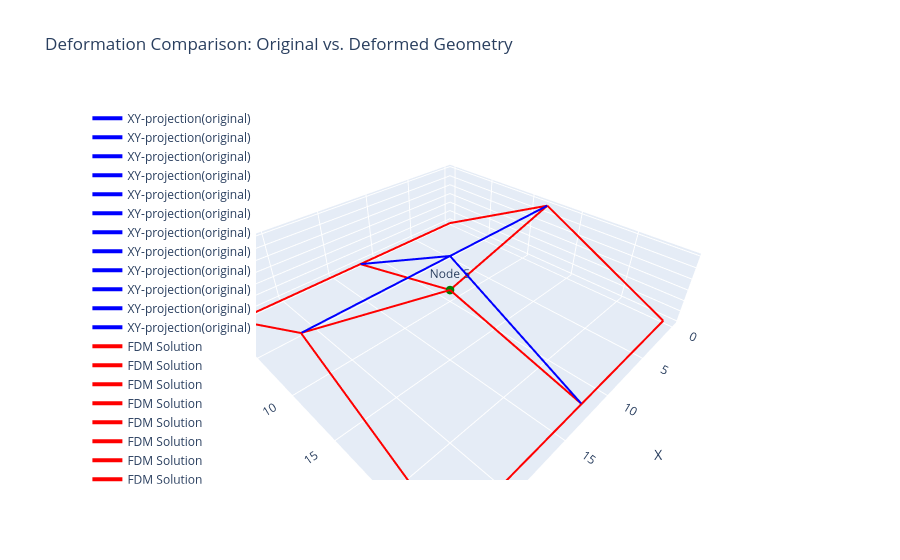

Notebook source saved alongside this figure:
### Code cell
# Coordinates assembly:
x_orig = node_coords_sg[:, 0].detach().numpy()
y_orig = node_coords_sg[:, 1].detach().numpy()
z_orig = node_coords_sg[:, 2].detach().numpy()

x_def = New_Coordinates_db[:, 0].detach().numpy()
y_def = New_Coordinates_db[:, 1].detach().numpy()
z_def = New_Coordinates_db[:, 2].detach().numpy()

fig = go.Figure()

for connection in connectivity:
    i, j = connection
    fig.add_trace(go.Scatter3d(
        x=[x_orig[i-1], x_orig[j-1]],
        y=[y_orig[i-1], y_orig[j-1]],
        z=[z_orig[i-1], z_orig[j-1]],
        mode='lines',
        line=dict(color='blue', width=4),
        name='XY-projection(original)'
    ))

for connection in connectivity:
    i, j = connection
    fig.add_trace(go.Scatter3d(
        x=[x_def[i-1], x_def[j-1]],
        y=[y_def[i-1], y_def[j-1]],
        z=[z_def[i-1], z_def[j-1]],
        mode='lines',
        line=dict(color='red', width=4),
        name='FDM Solution'
    ))

for node in Free_nodes:
    fig.add_trace(go.Scatter3d(
        x=[x_def[node-1]],
        y=[y_def[node-1]],
        z=[z_def[node-1]],
        mode='markers+text',
        marker=dict(size=5, color='green'),
        text=[f'Node {node}'],
        textposition='top center',
        name=f'Free Node {node}'
    ))

fig.update_layout(
    scene=dict(
        xaxis_title='X',
        yaxis_title='Y',
        zaxis_title='Z',
        aspectmode='data'
    ),
    title='Deformation Comparison: Original vs. Deformed Geometry',
    legend=dict(yanchor="top", y=0.99, xanchor="left", x=0.01)
)

fig.show()

### Figure 1 — Plotly figure (JSON) as saved in the notebook; plotly's stock layout.template omitted (floating-point values rounded to 4 significant figures)
{"data": [{"line": {"color": "blue", "width": 4}, "mode": "lines", "name": "XY-projection(original)", "type": "scatter3d", "x": [0, 0], "y": [24, 12], "z": [0, 6]}, {"line": {"color": "blue", "width": 4}, "mode": "lines", "name": "XY-projection(original)", "type": "scatter3d", "x": [0, 12], "y": [24, 24], "z": [0, 0]}, {"line": {"color": "blue", "width": 4}, "mode": "lines", "name": "XY-projection(original)", "type": "scatter3d", "x": [0, 0], "y": [12, 0], "z": [6, 0]}, {"line": {"color": "blue", "width": 4}, "mode": "lines", "name": "XY-projection(original)", "type": "scatter3d", "x": [0, 12], "y": [12, 12], "z": [6, 6]}, {"line": {"color": "blue", "width": 4}, "mode": "lines", "name": "XY-projection(original)", "type": "scatter3d", "x": [0, 12], "y": [0, 0], "z": [0, 0]}, {"line": {"color": "blue", "width": 4}, "mode": "lines", "name": "XY-projection(original)", "type": "scatter3d", "x": [12, 12], "y": [24, 12], "z": [0, 6]}, {"line": {"color": "blue", "width": 4}, "mode": "lines", "name": "XY-projection(original)", "type": "scatter3d", "x": [12, 24], "y": [24, 24], "z": [0, 0]}, {"line": {"color": "blue", "width": 4}, "mode": "lines", "name": "XY-projection(original)", "type": "scatter3d", "x": [12, 12], "y": [12, 0], "z": [6, 0]}, {"line": {"color": "blue", "width": 4}, "mode": "lines", "name": "XY-projection(original)", "type": "scatter3d", "x": [12, 24], "y": [12, 12], "z": [6, 6]}, {"line": {"color": "blue", "width": 4}, "mode": "lines", "name": "XY-projection(original)", "type": "scatter3d", "x": [12, 24], "y": [0, 0], "z": [0, 0]}, {"line": {"color": "blue", "width": 4}, "mode": "lines", "name": "XY-projection(original)", "type": "scatter3d", "x": [24, 24], "y": [24, 12], "z": [0, 6]}, {"line": {"color": "blue", "width": 4}, "mode": "lines", "name": "XY-projection(original)", "type": "scatter3d", "x": [24, 24], "y": [12, 0], "z": [6, 0]}, {"line": {"color": "red", "width": 4}, "mode": "lines", "name": "FDM Solution", "type": "scatter3d", "x": [0, 0], "y": [24, 12], "z": [0, 6]}, {"line": {"color": "red", "width": 4}, "mode": "lines", "name": "FDM Solution", "type": "scatter3d", "x": [0, 12], "y": [24, 24], "z": [0, 0]}, {"line": {"color": "red", "width": 4}, "mode": "lines", "name": "FDM Solution", "type": "scatter3d", "x": [0, 0], "y": [12, 0], "z": [6, 0]}, {"line": {"color": "red", "width": 4}, "mode": "lines", "name": "FDM Solution", "type": "scatter3d", "x": [0, 12], "y": [12, 12], "z": [6, 3.002]}, {"line": {"color": "red", "width": 4}, "mode": "lines", "name": "FDM Solution", "type": "scatter3d", "x": [0, 12], "y": [0, 0], "z": [0, 0]}, {"line": {"color": "red", "width": 4}, "mode": "lines", "name": "FDM Solution", "type": "scatter3d", "x": [12, 12], "y": [24, 12], "z": [0, 3.002]}, {"line": {"color": "red", "width": 4}, "mode": "lines", "name": "FDM Solution", "type": "scatter3d", "x": [12, 24], "y": [24, 24], "z": [0, 0]}, {"line": {"color": "red", "width": 4}, "mode": "lines", "name": "FDM Solution", "type": "scatter3d", "x": [12, 12], "y": [12, 0], "z": [3.002, 0]}, {"line": {"color": "red", "width": 4}, "mode": "lines", "name": "FDM Solution", "type": "scatter3d", "x": [12, 24], "y": [12, 12], "z": [3.002, 6]}, {"line": {"color": "red", "width": 4}, "mode": "lines", "name": "FDM Solution", "type": "scatter3d", "x": [12, 24], "y": [0, 0], "z": [0, 0]}, {"line": {"color": "red", "width": 4}, "mode": "lines", "name": "FDM Solution", "type": "scatter3d", "x": [24, 24], "y": [24, 12], "z": [0, 6]}, {"line": {"color": "red", "width": 4}, "mode": "lines", "name": "FDM Solution", "type": "scatter3d", "x": [24, 24], "y": [12, 0], "z": [6, 0]}, {"marker": {"color": "green", "size": 5}, "mode": "markers+text", "name": "Free Node 5", "text": ["Node 5"], "textposition": "top center", "type": "scatter3d", "x": [12], "y": [12], "z": [3.002]}], "layout": {"legend": {"x": 0.01, "xanchor": "left", "y": 0.99, "yanchor": "top"}, "scene": {"aspectmode": "data", "xaxis": {"title": {"text": "X"}}, "yaxis": {"title": {"text": "Y"}}, "zaxis": {"title": {"text": "Z"}}}, "title": {"text": "Deformation Comparison: Original vs. Deformed Geometry"}}}
